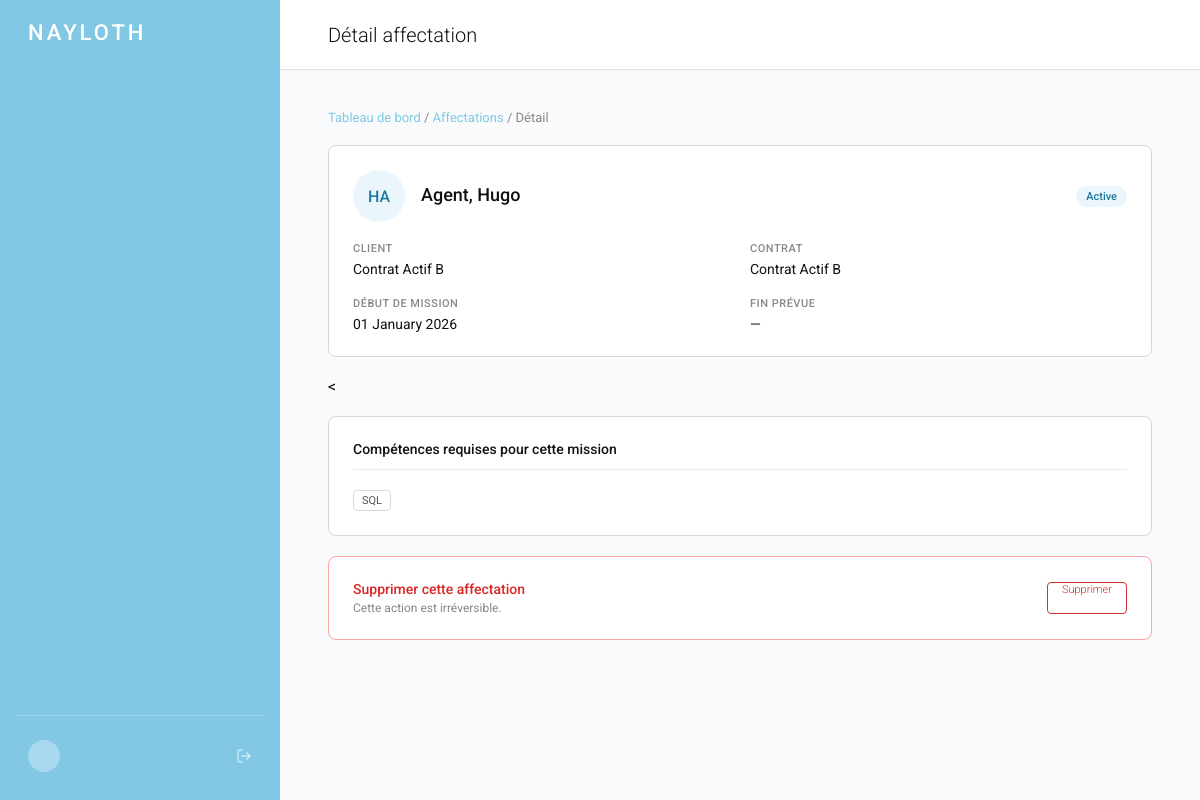
/public/affectation_detail?id=550e8400-e29b-41d4-a716-446655440030, run on the app's committed database.
### tables this page shows
CREATE TABLE `affectation` (
    `id_affectation` CHAR(36) NOT NULL,
    `date_debut` DATE NOT NULL,
    `date_fin` DATE,
    `statut_affectation` ENUM(
        'active',
        'terminee',
        'suspendue',
        'en_attente',
        'refusee'
    ) NOT NULL,
    `contrat_id` CHAR(36) NOT NULL,
    `agent_id` CHAR(36) NOT NULL,
    `manager_id` CHAR(36) NOT NULL,
    PRIMARY KEY (`id_affectation`)
) CHARSET = utf8mb4;

CREATE TABLE `user` (
    `id_user` CHAR(36) NOT NULL,
    `prenom` VARCHAR(100) NOT NULL,
    `nom` VARCHAR(100) NOT NULL,
    `email` VARCHAR(255) NOT NULL,
    `pwd` CHAR(60) NOT NULL,
    `u_role` ENUM('admin', 'manager', 'agent') NOT NULL,
    PRIMARY KEY (`id_user`)
) CHARSET = utf8mb4;

CREATE TABLE `contrat` (
    `id_contrat` CHAR(36) NOT NULL,
    `titre` VARCHAR(255) NOT NULL,
    `statut_contrat` ENUM('en_attente','actif','clos','annule') NOT NULL,
    `quota_agents` INT NOT NULL,
    `date_debut` DATE NOT NULL,
    `date_fin` DATE,
    `client_id` CHAR(36) NOT NULL,
    `admin_id` CHAR(36) NOT NULL,
    `manager_id` CHAR(36) NOT NULL,
    PRIMARY KEY (`id_contrat`)
) CHARSET = utf8mb4;

### app/controllers/affectation_detail_contr.php (called while the page is built, shortened)
<?php
require_once __DIR__ . '/../models/affectation.php';
$id = $_GET['id'] ?? '';
$raw = getAffectationById($id);
$affectation = [
    'id_affectation'      => $raw[0]['id_affectation'],
    'agent_nom'           => $raw[0]['agent_nom'],
    'agent_prenom'        => $raw[0]['agent_prenom'],
    'contrat_titre'       => $raw[0]['contrat_titre'],
    'date_debut'          => $raw[0]['date_debut'],
    'date_fin'            => $raw[0]['date_fin'],
    'statut_affectation'  => $raw[0]['statut_affectation'],
    'competences'         => array_filter(array_column($raw, 'competence'))
];
require_once __DIR__ . '/../views/affectation_detail.php';

### app/core/router.php (called while the page is built, shortened)
<?php
class Router
{
    private array $routes;
    public function __construct(array $routes)
    {
        $this->routes = $routes;
    }
    public function dispatch(): void
    {
        $method = $_SERVER['REQUEST_METHOD'];
        $uri = str_replace('/NAYLOTH/public', '', parse_url($_SERVER['REQUEST_URI'], PHP_URL_PATH));
        $uri = rtrim($uri, '/') ?: '/';
        $controllerFile = $this->routes[$method][$uri];
        $controllerPath = __DIR__ . '/../controllers/' . $controllerFile;
        require_once $controllerPath;
    }
}

### public/index.php (called while the page is built, shortened)
<?php
require_once __DIR__ . '/../config/route.php';
require_once __DIR__ . '/../app/core/Router.php';
$router = new Router($routes);
$router->dispatch();

### app/models/affectation.php (called while the page is built, shortened)
<?php
require_once __DIR__ . '/agent_model.php';
function getAffectationById(string $id_affectation): array|false
{
    global $db;
    $stmt = $db->prepare("
        SELECT a.id_affectation, a.date_debut, a.date_fin, a.statut_affectation,
               u.id_user AS agent_id, u.prenom AS agent_prenom, u.nom AS agent_nom,
               c.titre AS contrat_titre,
               comp.nom AS competence
        FROM `affectation` a
        JOIN `user` u ON u.id_user = a.agent_id
        JOIN `contrat` c ON c.id_contrat = a.contrat_id
        LEFT JOIN `agent_competence` ac ON ac.agent_id = u.id_user
        LEFT JOIN `competence` comp ON comp.id_competence = ac.competence_id
        WHERE a.id_affectation = :id_affectation
    ");
    $stmt->execute([':id_affectation' => $id_affectation]);
    return $stmt->fetchAll(PDO::FETCH_ASSOC);
}

### app/views/affectation_detail.php (the view, shortened to what this page needs)
<?php
require_once __DIR__ . '/layout/header.php';
?>
<div class="profile-page">
  <div class="breadcrumb">
    <a href="/NAYLOTH/public/admin">Tableau de bord</a> /
    <a href="/NAYLOTH/public/affectations">Affectations</a> /
    <span>Détail</span>
  </div>
  <div class="profile-card">
    <div class="profile-identity">
      <div class="profile-avatar">
        <?= strtoupper(substr($affectation['agent_prenom'], 0, 1) . substr($affectation['agent_nom'], 0, 1)) ?>
      </div>
      <div class="profile-identity-info">
        <div class="profile-name"><?= htmlspecialchars($affectation['agent_nom'] . ', ' . $affectation['agent_prenom']) ?></div>
      </div>
      <div style="margin-left: auto;">
        <?php
          $statut = $affectation['statut_affectation'];
          $badgeClass = match($statut) {
              'active'    => 'badge-dispo',
              'terminee'  => 'badge-assigned',
              'suspendue' => 'badge-pending',
              default     => 'badge-dispo',
          };
          $statutLabel = match($statut) {
              'active'    => 'Active',
              'terminee'  => 'Terminée',
              'suspendue' => 'Suspendue',
              default     => $statut,
          };
        ?>
        <span class="badge <?= $badgeClass ?>"><?= $statutLabel ?></span>
      </div>
    </div>
    <div class="profile-details">
      <div class="profile-field">
        <div class="profile-field-label">Client</div>
        <div class="profile-field-value"><?= htmlspecialchars($affectation['contrat_titre']) ?></div>
      </div>
      <div class="profile-field">
        <div class="profile-field-label">Contrat</div>
        <div class="profile-field-value"><?= htmlspecialchars($affectation['contrat_titre']) ?></div>
      </div>
      <div class="profile-field">
        <div class="profile-field-label">Début de mission</div>
        <div class="profile-field-value"><?= date('d F Y', strtotime($affectation['date_debut'])) ?></div>
      </div>
      <div class="profile-field">
        <div class="profile-field-label">Fin prévue</div>
        <div class="profile-field-value"><?= $affectation['date_fin'] ? date('d F Y', strtotime($affectation['date_fin'])) : '—' ?></div>
      </div>
    </div>
  </div>
  <
  <div class="profile-card">
    <div class="profile-card-title">Compétences requises pour cette mission</div>
    <div class="profile-tags">
      <?php if (!empty($affectation['competences'])): ?>
        <?php foreach ($affectation['competences'] as $comp): ?>
          <span class="tag"><?= htmlspecialchars($comp) ?></span>
        <?php endforeach; ?>
      <?php else: ?>
        <span class="muted">Aucune compétence renseignée</span>
      <?php endif; ?>
    </div>
  </div>
  <div class="profile-card profile-card-danger">
    <div>
      <div class="danger-title">Supprimer cette affectation</div>
      <div class="danger-subtitle">Cette action est irréversible.</div>
    </div>
    <a href="/NAYLOTH/public/delete_affectation?id=<?= $affectation['id_affectation'] ?>" class="btn-danger" onclick="return confirm('Confirmer la suppression ?')">Supprimer</a>
  </div>
</div>
<?php require_once __DIR__ . '/layout/footer.php'; ?>

### assets/css/style.css (style rules this page uses)
* { box-sizing: border-box; margin: 0; padding: 0; }
body { font-family: 'Roboto', Arial, sans-serif; background: #F9FAFB; color: #111111; height: 100vh; overflow: hidden; }
.tag { display: inline-block; padding: 3px 8px; border: 0.5px solid #d8d8d8; border-radius: 4px; font-size: 11px; color: #555555; margin-right: 4px; }
.badge-dispo { display: inline-block; padding: 4px 10px; border-radius: 12px; font-size: 11px; font-weight: 500; background: #EAF6FC; color: #1a7a9e; }
.profile-page { display: flex; flex-direction: column; gap: 20px; max-width: 1000px; }
.breadcrumb { font-size: 13px; color: #888888; }
.breadcrumb a { color: #82C8E5; text-decoration: none; }
.profile-card { background: #ffffff; border: 0.5px solid #d8d8d8; border-radius: 8px; padding: 24px; display: flex; flex-direction: column; gap: 20px; }
.profile-card-title { font-size: 14px; font-weight: 500; color: #111111; padding-bottom: 12px; border-bottom: 0.5px solid #ebebeb; }
.profile-identity { display: flex; align-items: center; gap: 16px; }
.profile-avatar { width: 52px; height: 52px; border-radius: 50%; background: #EAF6FC; color: #1a7a9e; font-size: 16px; font-weight: 500; display: flex; align-items: center; justify-content: center; flex-shrink: 0; }
.profile-name { font-size: 18px; font-weight: 500; color: #111111; }
.profile-details { display: grid; grid-template-columns: 1fr 1fr; gap: 20px; }
.profile-field-label { font-size: 11px; font-weight: 500; color: #888888; text-transform: uppercase; letter-spacing: 0.5px; margin-bottom: 6px; }
.profile-field-value { font-size: 14px; color: #111111; }
.profile-tags { display: flex; flex-wrap: wrap; gap: 8px; }
.profile-card-danger { border-color: #fca5a5; flex-direction: row; justify-content: space-between; align-items: center; }
.danger-title { font-size: 14px; font-weight: 500; color: #dc2626; margin-bottom: 4px; }
.danger-subtitle { font-size: 12px; color: #888888; }
.btn-danger { padding: 8px 18px; border: 1px solid #dc2626; border-radius: 4px; font-size: 13px; color: #dc2626; text-decoration: none; white-space: nowrap; transition: all 0.2s; flex-shrink: 0; }
.btn-danger { height: 32px; padding: 0 14px; background: transparent; color: #cc3333; border: 0.5px solid #cc3333; border-radius: 4px; font-size: 11px; font-weight: 300; cursor: pointer; font-family: inherit; transition: all 0.2s; }

### data on the page
affectation: user.prenom+nom "HA", user.nom+prenom "Agent, Hugo", statut_affectation "Active", contrat.titre "Contrat Actif B", date_debut "01 January 2026"

### other printed values
$page_title "Détail affectation"
$comp "SQL"
